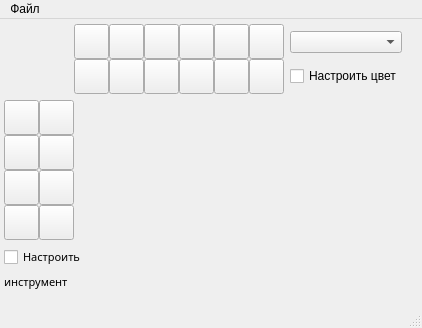
<?xml version="1.0" encoding="UTF-8"?>
<ui version="4.0">
 <class>MainWindow</class>
 <widget class="QMainWindow" name="MainWindow">
  <property name="geometry">
   <rect>
    <x>0</x>
    <y>0</y>
    <width>422</width>
    <height>328</height>
   </rect>
  </property>
  <property name="minimumSize">
   <size>
    <width>422</width>
    <height>328</height>
   </size>
  </property>
  <property name="windowTitle">
   <string>MainWindow</string>
  </property>
  <widget class="QWidget" name="centralwidget">
   <layout class="QFormLayout" name="formLayout_2">
    <property name="sizeConstraint">
     <enum>QLayout::SetDefaultConstraint</enum>
    </property>
    <property name="leftMargin">
     <number>4</number>
    </property>
    <property name="topMargin">
     <number>5</number>
    </property>
    <item row="1" column="0">
     <layout class="QHBoxLayout" name="horizontalLayout">
      <item>
       <spacer name="horizontalSpacer">
        <property name="orientation">
         <enum>Qt::Horizontal</enum>
        </property>
        <property name="sizeHint" stdset="0">
         <size>
          <width>70</width>
          <height>20</height>
         </size>
        </property>
       </spacer>
      </item>
      <item>
       <layout class="QGridLayout" name="gridLayout_2">
        <property name="sizeConstraint">
         <enum>QLayout::SetDefaultConstraint</enum>
        </property>
        <property name="spacing">
         <number>0</number>
        </property>
        <item row="1" column="3">
         <widget class="QPushButton" name="pushButton_19">
          <property name="minimumSize">
           <size>
            <width>35</width>
            <height>35</height>
           </size>
          </property>
          <property name="maximumSize">
           <size>
            <width>35</width>
            <height>35</height>
           </size>
          </property>
          <property name="text">
           <string/>
          </property>
          <attribute name="buttonGroup">
           <string notr="true">buttonGroup</string>
          </attribute>
         </widget>
        </item>
        <item row="0" column="4">
         <widget class="QPushButton" name="pushButton_18">
          <property name="minimumSize">
           <size>
            <width>35</width>
            <height>35</height>
           </size>
          </property>
          <property name="maximumSize">
           <size>
            <width>35</width>
            <height>35</height>
           </size>
          </property>
          <property name="text">
           <string/>
          </property>
          <attribute name="buttonGroup">
           <string notr="true">buttonGroup</string>
          </attribute>
         </widget>
        </item>
        <item row="0" column="5">
         <widget class="QPushButton" name="pushButton_16">
          <property name="minimumSize">
           <size>
            <width>35</width>
            <height>35</height>
           </size>
          </property>
          <property name="maximumSize">
           <size>
            <width>35</width>
            <height>35</height>
           </size>
          </property>
          <property name="text">
           <string/>
          </property>
          <attribute name="buttonGroup">
           <string notr="true">buttonGroup</string>
          </attribute>
         </widget>
        </item>
        <item row="1" column="5">
         <widget class="QPushButton" name="pushButton_15">
          <property name="minimumSize">
           <size>
            <width>35</width>
            <height>35</height>
           </size>
          </property>
          <property name="maximumSize">
           <size>
            <width>35</width>
            <height>35</height>
           </size>
          </property>
          <property name="text">
           <string/>
          </property>
          <attribute name="buttonGroup">
           <string notr="true">buttonGroup</string>
          </attribute>
         </widget>
        </item>
        <item row="0" column="3">
         <widget class="QPushButton" name="pushButton_20">
          <property name="minimumSize">
           <size>
            <width>35</width>
            <height>35</height>
           </size>
          </property>
          <property name="maximumSize">
           <size>
            <width>35</width>
            <height>35</height>
           </size>
          </property>
          <property name="text">
           <string/>
          </property>
          <attribute name="buttonGroup">
           <string notr="true">buttonGroup</string>
          </attribute>
         </widget>
        </item>
        <item row="1" column="4">
         <widget class="QPushButton" name="pushButton_17">
          <property name="minimumSize">
           <size>
            <width>35</width>
            <height>35</height>
           </size>
          </property>
          <property name="maximumSize">
           <size>
            <width>35</width>
            <height>35</height>
           </size>
          </property>
          <property name="text">
           <string/>
          </property>
          <attribute name="buttonGroup">
           <string notr="true">buttonGroup</string>
          </attribute>
         </widget>
        </item>
        <item row="1" column="0">
         <widget class="QPushButton" name="pushButton_11">
          <property name="minimumSize">
           <size>
            <width>35</width>
            <height>35</height>
           </size>
          </property>
          <property name="maximumSize">
           <size>
            <width>35</width>
            <height>35</height>
           </size>
          </property>
          <property name="text">
           <string/>
          </property>
          <property name="default">
           <bool>false</bool>
          </property>
          <attribute name="buttonGroup">
           <string notr="true">buttonGroup</string>
          </attribute>
         </widget>
        </item>
        <item row="1" column="1">
         <widget class="QPushButton" name="pushButton_12">
          <property name="minimumSize">
           <size>
            <width>35</width>
            <height>35</height>
           </size>
          </property>
          <property name="maximumSize">
           <size>
            <width>35</width>
            <height>35</height>
           </size>
          </property>
          <property name="text">
           <string/>
          </property>
          <attribute name="buttonGroup">
           <string notr="true">buttonGroup</string>
          </attribute>
         </widget>
        </item>
        <item row="0" column="1">
         <widget class="QPushButton" name="pushButton_10">
          <property name="minimumSize">
           <size>
            <width>35</width>
            <height>35</height>
           </size>
          </property>
          <property name="maximumSize">
           <size>
            <width>35</width>
            <height>35</height>
           </size>
          </property>
          <property name="text">
           <string/>
          </property>
          <attribute name="buttonGroup">
           <string notr="true">buttonGroup</string>
          </attribute>
         </widget>
        </item>
        <item row="0" column="0">
         <widget class="QPushButton" name="pushButton_9">
          <property name="minimumSize">
           <size>
            <width>35</width>
            <height>35</height>
           </size>
          </property>
          <property name="maximumSize">
           <size>
            <width>35</width>
            <height>35</height>
           </size>
          </property>
          <property name="text">
           <string/>
          </property>
          <attribute name="buttonGroup">
           <string notr="true">buttonGroup</string>
          </attribute>
         </widget>
        </item>
        <item row="0" column="2">
         <widget class="QPushButton" name="pushButton_13">
          <property name="minimumSize">
           <size>
            <width>35</width>
            <height>35</height>
           </size>
          </property>
          <property name="maximumSize">
           <size>
            <width>35</width>
            <height>35</height>
           </size>
          </property>
          <property name="text">
           <string/>
          </property>
          <attribute name="buttonGroup">
           <string notr="true">buttonGroup</string>
          </attribute>
         </widget>
        </item>
        <item row="1" column="2">
         <widget class="QPushButton" name="pushButton_14">
          <property name="minimumSize">
           <size>
            <width>35</width>
            <height>35</height>
           </size>
          </property>
          <property name="maximumSize">
           <size>
            <width>35</width>
            <height>35</height>
           </size>
          </property>
          <property name="text">
           <string/>
          </property>
          <attribute name="buttonGroup">
           <string notr="true">buttonGroup</string>
          </attribute>
         </widget>
        </item>
       </layout>
      </item>
      <item>
       <layout class="QVBoxLayout" name="verticalLayout_2">
        <item>
         <widget class="QComboBox" name="choose_pallete"/>
        </item>
        <item>
         <widget class="QCheckBox" name="choosing_color">
          <property name="text">
           <string>Настроить цвет</string>
          </property>
          <property name="checked">
           <bool>false</bool>
          </property>
         </widget>
        </item>
       </layout>
      </item>
     </layout>
    </item>
    <item row="2" column="0">
     <layout class="QGridLayout" name="gridLayout">
      <property name="topMargin">
       <number>0</number>
      </property>
      <property name="spacing">
       <number>0</number>
      </property>
      <item row="0" column="0">
       <widget class="QPushButton" name="brush_button">
        <property name="minimumSize">
         <size>
          <width>35</width>
          <height>35</height>
         </size>
        </property>
        <property name="maximumSize">
         <size>
          <width>35</width>
          <height>35</height>
         </size>
        </property>
        <property name="text">
         <string/>
        </property>
        <property name="tool" stdset="0">
         <string notr="true">brush</string>
        </property>
        <attribute name="buttonGroup">
         <string notr="true">buttonGroup_2</string>
        </attribute>
       </widget>
      </item>
      <item row="0" column="1">
       <widget class="QPushButton" name="eraser_button">
        <property name="minimumSize">
         <size>
          <width>35</width>
          <height>35</height>
         </size>
        </property>
        <property name="maximumSize">
         <size>
          <width>35</width>
          <height>35</height>
         </size>
        </property>
        <property name="text">
         <string/>
        </property>
        <property name="tool" stdset="0">
         <string notr="true">eraser</string>
        </property>
        <attribute name="buttonGroup">
         <string notr="true">buttonGroup_2</string>
        </attribute>
       </widget>
      </item>
      <item row="1" column="0">
       <widget class="QPushButton" name="bucket_button">
        <property name="minimumSize">
         <size>
          <width>35</width>
          <height>35</height>
         </size>
        </property>
        <property name="maximumSize">
         <size>
          <width>35</width>
          <height>35</height>
         </size>
        </property>
        <property name="text">
         <string/>
        </property>
        <property name="tool" stdset="0">
         <string notr="true">bucket</string>
        </property>
        <attribute name="buttonGroup">
         <string notr="true">buttonGroup_2</string>
        </attribute>
       </widget>
      </item>
      <item row="2" column="1">
       <widget class="QPushButton" name="circle_button">
        <property name="minimumSize">
         <size>
          <width>35</width>
          <height>35</height>
         </size>
        </property>
        <property name="maximumSize">
         <size>
          <width>35</width>
          <height>35</height>
         </size>
        </property>
        <property name="text">
         <string/>
        </property>
        <property name="tool" stdset="0">
         <string notr="true">circle</string>
        </property>
        <attribute name="buttonGroup">
         <string notr="true">buttonGroup_2</string>
        </attribute>
       </widget>
      </item>
      <item row="3" column="1">
       <widget class="QPushButton" name="rectangle_button">
        <property name="minimumSize">
         <size>
          <width>35</width>
          <height>35</height>
         </size>
        </property>
        <property name="maximumSize">
         <size>
          <width>35</width>
          <height>35</height>
         </size>
        </property>
        <property name="text">
         <string/>
        </property>
        <property name="tool" stdset="0">
         <string notr="true">rectangle</string>
        </property>
        <attribute name="buttonGroup">
         <string notr="true">buttonGroup_2</string>
        </attribute>
       </widget>
      </item>
      <item row="3" column="0">
       <widget class="QPushButton" name="triangle_button">
        <property name="minimumSize">
         <size>
          <width>35</width>
          <height>35</height>
         </size>
        </property>
        <property name="maximumSize">
         <size>
          <width>35</width>
          <height>35</height>
         </size>
        </property>
        <property name="text">
         <string/>
        </property>
        <property name="tool" stdset="0">
         <string notr="true">triangle</string>
        </property>
        <attribute name="buttonGroup">
         <string notr="true">buttonGroup_2</string>
        </attribute>
       </widget>
      </item>
      <item row="2" column="0">
       <widget class="QPushButton" name="pipette_button">
        <property name="minimumSize">
         <size>
          <width>35</width>
          <height>35</height>
         </size>
        </property>
        <property name="maximumSize">
         <size>
          <width>35</width>
          <height>35</height>
         </size>
        </property>
        <property name="text">
         <string/>
        </property>
        <property name="tool" stdset="0">
         <string notr="true">pipette</string>
        </property>
        <attribute name="buttonGroup">
         <string notr="true">buttonGroup_2</string>
        </attribute>
       </widget>
      </item>
      <item row="1" column="1">
       <widget class="QPushButton" name="line_button">
        <property name="minimumSize">
         <size>
          <width>35</width>
          <height>35</height>
         </size>
        </property>
        <property name="maximumSize">
         <size>
          <width>35</width>
          <height>35</height>
         </size>
        </property>
        <property name="text">
         <string/>
        </property>
        <property name="tool" stdset="0">
         <string notr="true">line</string>
        </property>
        <attribute name="buttonGroup">
         <string notr="true">buttonGroup_2</string>
        </attribute>
       </widget>
      </item>
     </layout>
    </item>
    <item row="3" column="0">
     <widget class="QCheckBox" name="set_instrument_box">
      <property name="font">
       <font>
        <family>PT Astra Sans</family>
        <pointsize>8</pointsize>
       </font>
      </property>
      <property name="text">
       <string>Настроить</string>
      </property>
     </widget>
    </item>
    <item row="4" column="0">
     <widget class="QLabel" name="label">
      <property name="font">
       <font>
        <family>PT Sans</family>
        <pointsize>8</pointsize>
       </font>
      </property>
      <property name="text">
       <string>инструмент</string>
      </property>
     </widget>
    </item>
   </layout>
  </widget>
  <widget class="QMenuBar" name="menubar">
   <property name="geometry">
    <rect>
     <x>0</x>
     <y>0</y>
     <width>422</width>
     <height>21</height>
    </rect>
   </property>
   <widget class="QMenu" name="menu">
    <property name="title">
     <string>Файл</string>
    </property>
    <addaction name="new_act"/>
    <addaction name="open_file_act"/>
    <addaction name="save_uti_act"/>
    <addaction name="save_png_act"/>
    <addaction name="exit_act"/>
   </widget>
   <addaction name="menu"/>
  </widget>
  <widget class="QStatusBar" name="statusbar"/>
  <action name="open_file_act">
   <property name="text">
    <string>Открыть</string>
   </property>
  </action>
  <action name="save_uti_act">
   <property name="text">
    <string>Экспортировать в UTI</string>
   </property>
  </action>
  <action name="save_png_act">
   <property name="text">
    <string>Экспортировать в PNG</string>
   </property>
  </action>
  <action name="exit_act">
   <property name="text">
    <string>Выход</string>
   </property>
  </action>
  <action name="new_act">
   <property name="text">
    <string>Новый</string>
   </property>
  </action>
 </widget>
 <resources/>
 <connections/>
 <buttongroups>
  <buttongroup name="buttonGroup"/>
  <buttongroup name="buttonGroup_2"/>
 </buttongroups>
</ui>
